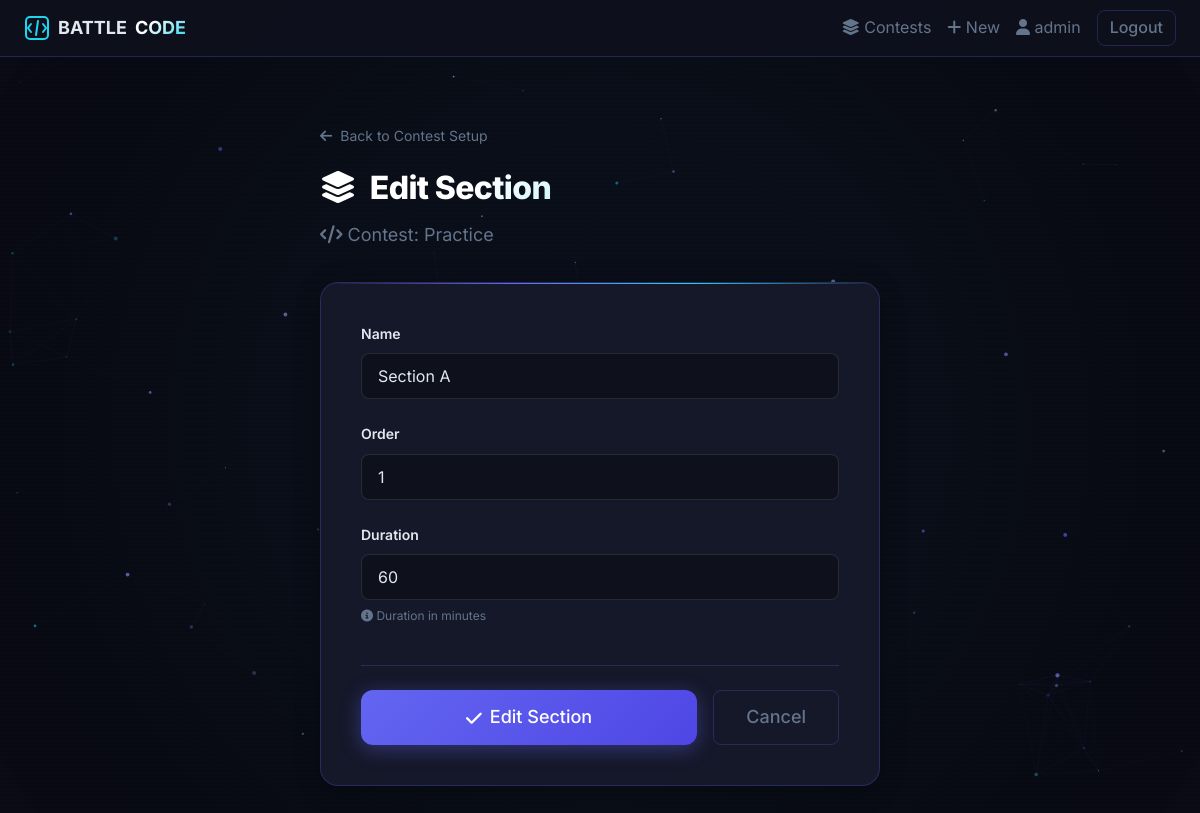
The page /contests/manage/section/1/edit/ (signed in) on the database its author committed.
### apps/accounts/models.py (models this page shows, shortened)
class User(AbstractUser):
    ROLE_CANDIDATE = 'candidate'
    ROLE_ADMIN = 'admin'
    ROLE_CHOICES = [
        (ROLE_CANDIDATE, 'Candidate'),
        (ROLE_ADMIN, 'Admin'),
    ]
    role = models.CharField(max_length=20, choices=ROLE_CHOICES, default=ROLE_CANDIDATE)
    email = models.EmailField(unique=True)
    @property
    def is_contest_admin(self):
        return self.role == self.ROLE_ADMIN or self.is_staff

### apps/contests/models.py (models this page shows, shortened)
class Contest(models.Model):
    STATUS_DRAFT = 'draft'
    STATUS_ACTIVE = 'active'
    STATUS_ENDED = 'ended'
    STATUS_CHOICES = [
        (STATUS_DRAFT, 'Draft'),
        (STATUS_ACTIVE, 'Active'),
        (STATUS_ENDED, 'Ended'),
    ]
    title = models.CharField(max_length=255)
    description = models.TextField(blank=True)
    start_time = models.DateTimeField()
    end_time = models.DateTimeField()
    status = models.CharField(max_length=20, choices=STATUS_CHOICES, default=STATUS_DRAFT)
    created_by = models.ForeignKey(User, on_delete=models.CASCADE, related_name='created_contests')
    participants = models.ManyToManyField(User, through='ContestParticipant', related_name='contests')
    created_at = models.DateTimeField(auto_now_add=True)
    updated_at = models.DateTimeField(auto_now=True)
    enable_security_features = models.BooleanField(
        default=True,
        help_text="If enabled, participants will be logged out for exiting fullscreen or switching tabs."
    )
    manual_control_mode = models.BooleanField(
        default=False,
        help_text="If enabled, timers are disabled and sections must be manually unlocked by the admin."
    )
    class Meta:
        ordering = ['-created_at']

class Section(models.Model):
    contest = models.ForeignKey(Contest, on_delete=models.CASCADE, related_name='sections')
    name = models.CharField(max_length=255)
    order = models.PositiveIntegerField(default=1)
    duration = models.PositiveIntegerField(help_text='Duration in minutes')
    is_manual_unlocked = models.BooleanField(
        default=False,
        help_text="Only used if Contest is in Manual Control Mode."
    )
    class Meta:
        ordering = ['order']

### apps/contests/views.py (the view)
# urls.py: path('manage/section/<int:section_id>/edit/', views.admin_section_edit, name='admin_section_edit'),
@admin_required
def admin_section_edit(request, section_id):
    section = get_object_or_404(Section, id=section_id)
    if request.method == 'POST':
        form = SectionForm(request.POST, instance=section)
        if form.is_valid():
            form.save()
            messages.success(request, 'Section updated!')
            return redirect('admin_contest_detail', contest_id=section.contest.id)
    else:
        form = SectionForm(instance=section)
    return render(request, 'contests/admin/section_form.html', {
        'form': form, 'contest': section.contest, 'action': 'Edit'
    })

### apps/contests/forms.py
class SectionForm(forms.ModelForm):
    class Meta:
        model = Section
        fields = ['name', 'order', 'duration']
        widgets = {
            'name': forms.TextInput(attrs={'class': 'form-input'}),
            'order': forms.NumberInput(attrs={'class': 'form-input'}),
            'duration': forms.NumberInput(attrs={'class': 'form-input'}),
        }

### apps/contests/views.py (called while the page is built)
def admin_required(view_func):
    @wraps(view_func)
    def wrapper(request, *args, **kwargs):
        if not request.user.is_authenticated or not request.user.is_contest_admin:
            messages.error(request, 'Admin access required.')
            return redirect('contest_list')
        return view_func(request, *args, **kwargs)
    return wrapper

### templates/contests/admin/section_form.html (shortened to what this page needs)
{% extends 'base.html' %}
{% block content %}
<div style="max-width:560px;margin:2rem auto">
  <div class="page-header" style="margin-bottom: 2rem;">
    <a href="{% url 'admin_contest_detail' contest.id %}" style="color: var(--color-text-muted); text-decoration: none; font-size: 0.875rem; display: inline-flex; align-items: center; gap: 0.5rem; transition: color 0.2s;">
      <i class="fa-solid fa-arrow-left"></i> Back to Contest Setup
    </a>
    <h1 class="page-title" style="margin-top: 0.75rem; font-size: 2rem; font-weight: 800; background: linear-gradient(135deg, #ffffff 30%, var(--color-cyan)); -webkit-background-clip: text; -webkit-text-fill-color: transparent; background-clip: text; letter-spacing: -0.02em;">
      <i class="fa-solid fa-layer-group" style="color: var(--color-primary); margin-right: 0.5rem;"></i> {{ action }} Section
    </h1>
    <p class="text-muted" style="margin-top: 0.5rem;"><i class="fa-solid fa-code"></i> Contest: {{ contest.title }}</p>
  </div>
  <div class="modern-card">
    <form method="post" novalidate>
      {% for field in form %}
        <div class="form-group">
          <label class="form-label">{{ field.label }}</label>
          {{ field }}
          {% if field.help_text %}<p class="form-hint"><i class="fa-solid fa-circle-info"></i> {{ field.help_text }}</p>{% endif %}
        </div>
      {% endfor %}
      <div style="display: flex; gap: 1rem; margin-top: 2.5rem; padding-top: 1.5rem; border-top: 1px solid var(--color-border);">
        <button type="submit" class="btn btn-primary btn-lg" style="flex: 1; justify-content: center; border-radius: 12px; background: linear-gradient(135deg, var(--color-primary) 0%, #4f46e5 100%); border: none; box-shadow: 0 4px 20px rgba(99, 102, 241, 0.4);">
          <i class="fa-solid fa-check"></i> {{ action }} Section
        </button>
        <a href="{% url 'admin_contest_detail' contest.id %}" class="btn btn-ghost btn-lg" style="border-radius: 8px;">
          Cancel
        </a>
      </div>
    </form>
  </div>
</div>
{% endblock %}

### templates/base.html (shortened to what this page needs)
<!DOCTYPE html>
<html lang="en" data-theme="dark">
<head>
  {% load static %}
  <link rel="stylesheet" href="https://cdnjs.cloudflare.com/ajax/libs/font-awesome/6.4.0/css/all.min.css">
  <link rel="stylesheet" href="{% static 'css/main.css' %}">
</head>
<body>
<nav class="navbar" id="main-nav">
  <div class="nav-inner">
    <a href="{% url 'contest_list' %}" class="nav-brand">
      <svg width="26" height="26" viewBox="0 0 26 26" fill="none" aria-label="BATTLE CODE">
        <rect x="2" y="2" width="22" height="22" rx="4" stroke="var(--color-primary)" stroke-width="2"/>
        <path d="M7 9l-3 4 3 4M19 9l3 4-3 4M14 6l-2 14"
              stroke="var(--color-primary)" stroke-width="2" stroke-linecap="round"/>
      </svg>
      BATTLE <strong>CODE</strong>
    </a>
    <div class="nav-links">
      <a href="{% url 'contest_list' %}"><i class="fa-solid fa-layer-group"></i> Contests</a>
      {% if user.is_authenticated %}
        {% if user.is_contest_admin %}
          <a href="{% url 'admin_contest_create' %}"><i class="fa-solid fa-plus"></i> New</a>
        {% endif %}
        <a href="{% url 'profile' %}"><i class="fa-solid fa-user"></i> {{ user.username }}</a>
        <a href="{% url 'logout' %}" class="btn btn-ghost btn-sm">Logout</a>
      {% else %}
        <a href="{% url 'login' %}" class="btn btn-ghost btn-sm">Login</a>
        <a href="{% url 'register' %}" class="btn btn-primary btn-sm">Register</a>
      {% endif %}
    </div>
  </div>
</nav>
<div class="arena-wrapper">
  <main class="main-content" id="main-content">
    {% block content %}{% endblock %}
  </main>
</div>
</body>
</html>

### static/css/main.css (style rules this page uses)
:root, [data-theme="light"], [data-theme="dark"] { --color-bg: #0a0b14; --color-surface: #111320; --color-surface-2: #151829; --color-surface-offset: rgba(255, 255, 255, 0.05); --color-border: rgba(99, 102, 241, 0.25); --color-text: #e2e8f0; --color-text-muted: #64748b; --color-text-faint: #475569; --color-primary: #6366f1; --color-primary-hover: #818cf8; --color-cyan: #22d3ee; --color-success: #10b981; --color-error: #f43f5e; --color-warning: #f59e0b; --color-accent: #22d3ee; --color-glow-p: rgba(99, 102, 241, 0.35); --shadow-sm: 0 1px 3px rgba(0,0,0,0.3); --shadow-md: 0 4px 16px rgba(0,0,0,0.4); --shadow-lg: 0 12px 40px rgba(0,0,0,0.5); --radius-sm: 0.375rem; --radius-md: 0.5rem; --radius-lg: 0.75rem; --radius-xl: 1rem; --radius-full: 9999px; --space-1: 0.25rem; --space-2: 0.5rem; --space-3: 0.75rem; --space-4: 1rem; --space-5: 1.25rem; --space-6: 1.5rem; --space-8: 2rem; --space-10: 2.5rem; --space-12: 3rem; --space-16: 4rem; --text-xs: clamp(0.75rem, 0.7rem + 0.25vw, 0.875rem); --text-sm: clamp(0.875rem, 0.8rem + 0.35vw, 1rem); --text-base: clamp(1rem, 0.95rem + 0.25vw, 1.125rem); --text-lg: clamp(1.125rem, 1rem + 0.75vw, 1.5rem); --text-xl: clamp(1.5rem, 1.2rem + 1.25vw, 2.25rem); --font-body: 'Inter', 'Helvetica Neue', sans-serif; --font-mono: 'JetBrains Mono', 'Fira Code', monospace; --transition: 180ms cubic-bezier(0.16, 1, 0.3, 1); }
*, *::before, *::after { box-sizing: border-box; margin: 0; padding: 0; }
html { -webkit-font-smoothing: antialiased; scroll-behavior: smooth; }
body { min-height: 100dvh; font-family: var(--font-body); font-size: var(--text-base); color: var(--color-text); background: var(--color-bg); line-height: 1.6; }
img, svg { display: block; max-width: 100%; }
button { cursor: pointer; background: none; border: none; font: inherit; color: inherit; }
a { color: var(--color-primary); text-decoration: none; }
.navbar { position: sticky; top: 0; z-index: 100; background: var(--color-surface); border-bottom: 1px solid var(--color-border); backdrop-filter: blur(8px); }
.nav-inner { max-width: 1280px; margin: 0 auto; padding: 0 var(--space-6); display: flex; align-items: center; justify-content: space-between; height: 56px; }
.nav-brand { display: flex; align-items: center; gap: var(--space-2); font-size: var(--text-base); font-weight: 700; color: var(--color-text); text-decoration: none; }
.nav-brand strong { color: var(--color-primary); }
.nav-links { display: flex; align-items: center; gap: var(--space-4); }
.nav-links a { font-size: var(--text-sm); color: var(--color-text-muted); transition: color var(--transition); }
.btn { display: inline-flex; align-items: center; gap: var(--space-2); padding: var(--space-2) var(--space-5); border-radius: var(--radius-md); font-size: var(--text-sm); font-weight: 500; transition: all var(--transition); text-decoration: none; border: 1px solid transparent; cursor: pointer; }
.btn-sm { padding: var(--space-1) var(--space-3); font-size: var(--text-xs); }
.btn-lg { padding: var(--space-3) var(--space-8); font-size: var(--text-base); }
.btn-primary { background: var(--color-primary); color: #fff; border-color: var(--color-primary); }
.btn-ghost { border-color: var(--color-border); color: var(--color-text-muted); }
.main-content { max-width: 1280px; margin: 0 auto; padding: var(--space-8) var(--space-6); }
.page-header { margin-bottom: var(--space-8); }
.page-title { font-size: var(--text-xl); font-weight: 700; margin-bottom: var(--space-2); }
.form-group { margin-bottom: var(--space-5); }
.form-label { display: block; font-size: var(--text-sm); font-weight: 500; margin-bottom: var(--space-2); color: var(--color-text); }
.form-input { width: 100%; padding: var(--space-3) var(--space-4); background: var(--color-surface); border: 1px solid var(--color-border); border-radius: var(--radius-md); font-size: var(--text-sm); color: var(--color-text); transition: border-color var(--transition), box-shadow var(--transition); }
.form-hint { font-size: var(--text-xs); color: var(--color-text-muted); margin-top: 4px; }
.text-muted { color: var(--color-text-muted); }

### rows shown on the page
User: username "admin"
Contest: title "Practice"
Section: form "Section A" "1" "60"

### other values the page prints
{{ action }} "Edit"
{{ field.label }} "Name" "Order" "Duration"
{{ field.help_text }} "Duration in minutes"
